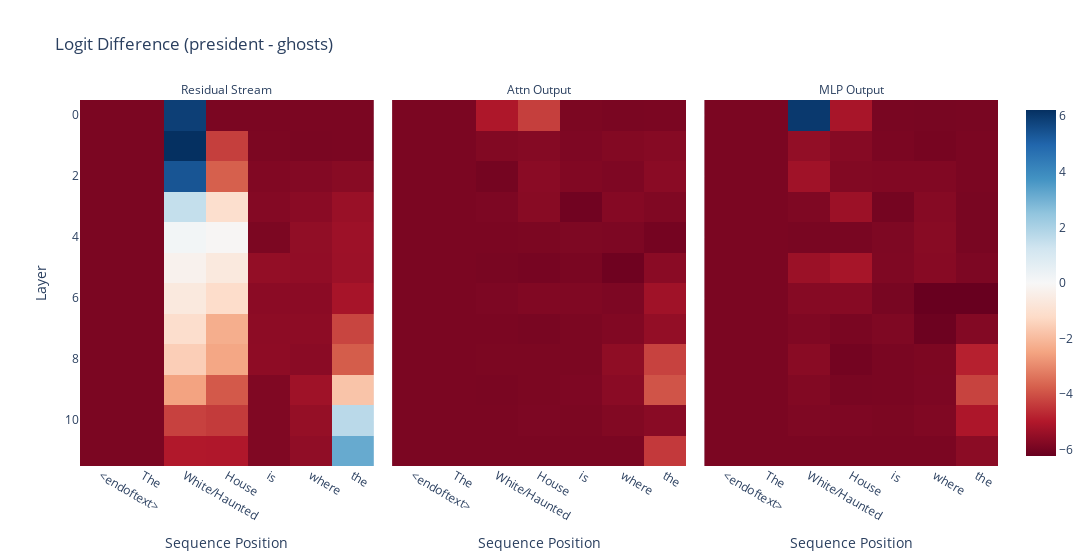

Here is the notebook cell this chart was saved with:
### Code cell
imshow(
    act_patch_block_every,
    x=['<endoftext>','The', 'White/Haunted', 'House', 'is', 'where', 'the'],
    facet_col=0,
    facet_labels=['Residual Stream', 'Attn Output', 'MLP Output'],
    title='Logit Difference (president - ghosts)',
    labels={'x': 'Sequence Position', 'y': 'Layer'},
    width=1200,
)

### Figure 1 — Plotly figure (JSON) as saved in the notebook; plotly's stock layout.template omitted (floating-point values rounded to 4 significant figures)
{"data": [{"coloraxis": "coloraxis", "hovertemplate": "Sequence Position: %{x}<br>Layer: %{y}<br>color: %{z}<extra></extra>", "name": "0", "type": "heatmap", "x": ["<endoftext>", "The", "White/Haunted", "House", "is", "where", "the"], "xaxis": "x", "yaxis": "y", "z": [[-5.892, -5.892, 5.874, -5.892, -5.892, -5.892, -5.892], [-5.892, -5.892, 6.219, -4.306, -5.879, -5.899, -5.886], [-5.892, -5.892, 5.375, -3.731, -5.794, -5.749, -5.675], [-5.892, -5.892, 1.491, -1.075, -5.731, -5.643, -5.386], [-5.892, -5.892, 0.1547, -0.07104, -5.866, -5.518, -5.317], [-5.892, -5.892, -0.2672, -0.6419, -5.486, -5.527, -5.334], [-5.892, -5.892, -0.6394, -1.149, -5.623, -5.625, -5.16], [-5.892, -5.892, -1.096, -2.287, -5.589, -5.583, -4.201], [-5.892, -5.892, -1.535, -2.434, -5.575, -5.645, -3.79], [-5.892, -5.892, -2.518, -3.845, -5.799, -5.293, -1.783], [-5.892, -5.892, -4.261, -4.377, -5.808, -5.465, 1.693], [-5.892, -5.892, -4.991, -5.013, -5.803, -5.535, 3.16]]}, {"coloraxis": "coloraxis", "hovertemplate": "Sequence Position: %{x}<br>Layer: %{y}<br>color: %{z}<extra></extra>", "name": "1", "type": "heatmap", "x": ["<endoftext>", "The", "White/Haunted", "House", "is", "where", "the"], "xaxis": "x2", "yaxis": "y2", "z": [[-5.892, -5.892, -5.046, -4.306, -5.879, -5.899, -5.886], [-5.892, -5.892, -5.77, -5.726, -5.835, -5.76, -5.701], [-5.892, -5.892, -5.985, -5.647, -5.796, -5.835, -5.639], [-5.892, -5.892, -5.851, -5.67, -6.046, -5.728, -5.801], [-5.892, -5.892, -5.883, -5.874, -5.83, -5.852, -5.987], [-5.892, -5.892, -5.929, -5.951, -5.908, -6.093, -5.639], [-5.892, -5.892, -5.855, -5.781, -5.809, -5.851, -5.266], [-5.892, -5.892, -5.889, -5.922, -5.879, -5.793, -5.493], [-5.892, -5.892, -5.871, -5.874, -5.872, -5.563, -4.249], [-5.892, -5.892, -5.896, -5.865, -5.844, -5.642, -3.932], [-5.892, -5.892, -5.888, -5.852, -5.873, -5.771, -5.649], [-5.892, -5.892, -5.892, -5.892, -5.892, -5.892, -4.402]]}, {"coloraxis": "coloraxis", "hovertemplate": "Sequence Position: %{x}<br>Layer: %{y}<br>color: %{z}<extra></extra>", "name": "2", "type": "heatmap", "x": ["<endoftext>", "The", "White/Haunted", "House", "is", "where", "the"], "xaxis": "x3", "yaxis": "y3", "z": [[-5.892, -5.892, 6.009, -5.149, -5.915, -5.929, -5.92], [-5.892, -5.892, -5.511, -5.705, -5.889, -5.962, -5.888], [-5.892, -5.892, -5.272, -5.77, -5.793, -5.78, -5.891], [-5.892, -5.892, -5.817, -5.346, -5.983, -5.708, -5.92], [-5.892, -5.892, -5.924, -5.914, -5.83, -5.674, -5.928], [-5.892, -5.892, -5.359, -5.155, -5.814, -5.693, -5.853], [-5.892, -5.892, -5.71, -5.681, -5.931, -6.196, -6.198], [-5.892, -5.892, -5.804, -5.909, -5.82, -6.113, -5.748], [-5.892, -5.892, -5.654, -6.006, -5.896, -5.861, -4.836], [-5.892, -5.892, -5.77, -5.914, -5.904, -5.85, -4.241], [-5.892, -5.892, -5.819, -5.84, -5.863, -5.809, -5.063], [-5.892, -5.892, -5.892, -5.892, -5.892, -5.892, -5.618]]}], "layout": {"annotations": [{"font": {}, "showarrow": false, "text": "Residual Stream", "x": 0.16, "xanchor": "center", "xref": "paper", "y": 1, "yanchor": "bottom", "yref": "paper"}, {"font": {}, "showarrow": false, "text": "Attn Output", "x": 0.5, "xanchor": "center", "xref": "paper", "y": 1, "yanchor": "bottom", "yref": "paper"}, {"font": {}, "showarrow": false, "text": "MLP Output", "x": 0.84, "xanchor": "center", "xref": "paper", "y": 1, "yanchor": "bottom", "yref": "paper"}], "coloraxis": {"cmid": 0, "colorscale": [[0, "rgb(103,0,31)"], [0.1, "rgb(178,24,43)"], [0.2, "rgb(214,96,77)"], [0.3, "rgb(244,165,130)"], [0.4, "rgb(253,219,199)"], [0.5, "rgb(247,247,247)"], [0.6, "rgb(209,229,240)"], [0.7, "rgb(146,197,222)"], [0.8, "rgb(67,147,195)"], [0.9, "rgb(33,102,172)"], [1, "rgb(5,48,97)"]]}, "title": {"text": "Logit Difference (president - ghosts)"}, "width": 1200, "xaxis": {"anchor": "y", "constrain": "domain", "domain": [0, 0.32], "scaleanchor": "y", "title": {"text": "Sequence Position"}}, "xaxis2": {"anchor": "y2", "domain": [0.34, 0.66], "matches": "x", "title": {"text": "Sequence Position"}}, "xaxis3": {"anchor": "y3", "domain": [0.68, 1.0], "matches": "x", "title": {"text": "Sequence Position"}}, "yaxis": {"anchor": "x", "autorange": "reversed", "constrain": "domain", "domain": [0, 1], "title": {"text": "Layer"}}, "yaxis2": {"anchor": "x2", "domain": [0, 1], "matches": "y", "showticklabels": false}, "yaxis3": {"anchor": "x3", "domain": [0, 1], "matches": "y", "showticklabels": false}}}
